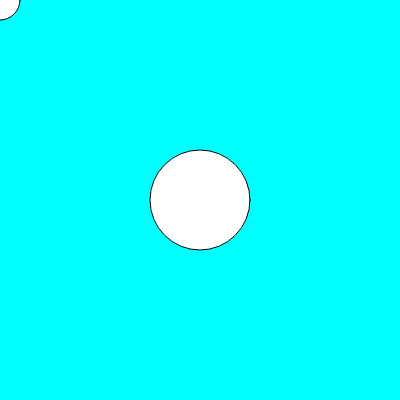
Frame 1 (no input)
Frame 60 (no input): identical to frame 1, image omitted
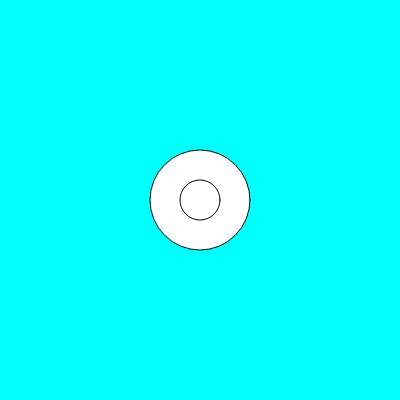
Frame 120 (the mouse pressed at the canvas centre since frame 60)

The p5.js sketch that drew these frames (run headless with seeded random() and noise() and a simulated clock; from frame 60 on, the mouse is pressed at the canvas centre):

// p5.js sketch
// ── sketch.js
/* La función setup se inicializa una sola vez, esta sirve para inicializar variables, funciona
similar como el void.setup de arduiono cuando inicia a correr el código, no es obligatoria declararse 
pero es una practica común hacerlo*/
function setup()
{
    createCanvas(400, 400); // Crea un lienzo
    describe('Crea un circulo dentro de un lienzo color agua, y se movera el circulo con el mouse')
}

/* La función draw es utilizada para que se ejecunte indefinidamente, similar como el void.loop()
en arduino. Esta función de draw se ejecuta repetidamente, se utiliza para animaciones y responder
a las entradas del usuario. para detener la función draw(), llamamos la función noloop(), y para 
reanudarla llamamos la función loop().draw() */

function draw() //Permite dibujar formas y figuras dentro del lienzo
{
    background(200); //agrega color al lienzo
    background("aqua"); //otra forma de agregar color al lienzo
    circle(200, 200, 100); //crea un circulo dentro del lienzo con el primer argimento x en 200 y el segundo parametro en Y 200 y el ultimo parámetro con una altura de 50 y unn ancho de 50
    circle(mouseX, mouseY, 40) //Crea un circulo con un tamaño de 40px que se movera con el mouse
}
